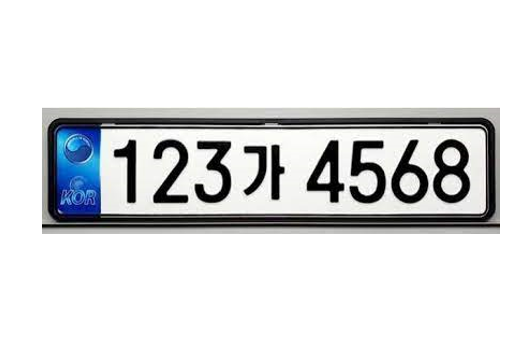
#> input picture assets/car_numberpad.png, 528 x 349 px
$ python -i run_tesseract.py   (imports and definitions only)
#> lines starting #> are read from the running program, lines starting #| are printed output that depends on the picture
"""OCR 처리를 위한 모듈"""
import os
import json
import cv2  # type: ignore
import pytesseract  # type: ignore
from PIL import Image, ImageDraw, ImageFont  # type: ignore
import numpy as np

# Set tesseract path if needed (common Windows paths)
# [8 lines not run here, left out]

# LANGUAGE = "kor+eng"
LANGUAGE = "eng"

def enhance_image_quality(image):
    """이미지 품질을 향상시키는 함수"""
    # PIL Image를 numpy array로 변환
    if isinstance(image, Image.Image):
        image = np.array(image)

    # 그레이스케일 변환
    if len(image.shape) == 3:
        gray = cv2.cvtColor(image, cv2.COLOR_RGB2GRAY)  # type: ignore
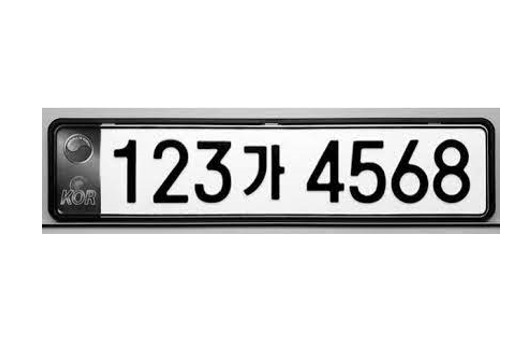
#> gray: shape (349, 528); min 0, max 255, mean 221.4
    else:
        gray = image

    # 노이즈 제거
    denoised = cv2.medianBlur(gray, 3)  # type: ignore

    # 대비 향상 (CLAHE)
    clahe = cv2.createCLAHE(clipLimit=2.0, tileGridSize=(8, 8))  # type: ignore
    enhanced = clahe.apply(denoised)
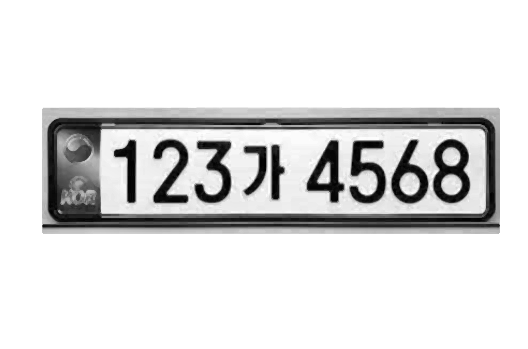
#> enhanced: shape (349, 528); min 2, max 255, mean 222

    # 샤프닝
    kernel = np.array([[-1, -1, -1], [-1, 9, -1], [-1, -1, -1]])
    sharpened = cv2.filter2D(enhanced, -1, kernel)  # type: ignore
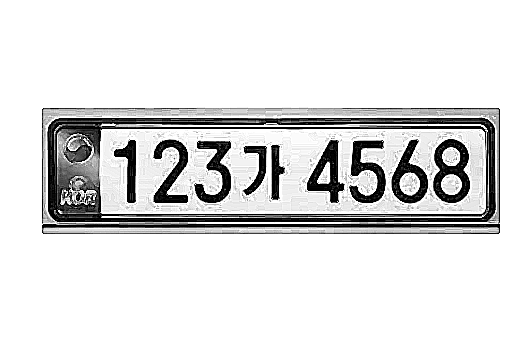
#> sharpened: shape (349, 528); min 0, max 255, mean 222.9

    return sharpened


def ocr_with_string_mode(image, lang=LANGUAGE):
    """image_to_string 모드로 OCR 수행"""
    return pytesseract.image_to_string(image, lang=lang)


# [169 lines left out: functions ocr_with_data_mode, save_string_result, save_data_result, draw_bounding_boxes, save_original_and_boxed_images, process_single_image, not called in this run]

>>> import cv2
>>> picture = cv2.cvtColor(cv2.imread('../../assets/car_numberpad.png'), cv2.COLOR_BGR2RGB)
>>> result = enhance_image_quality(picture)
